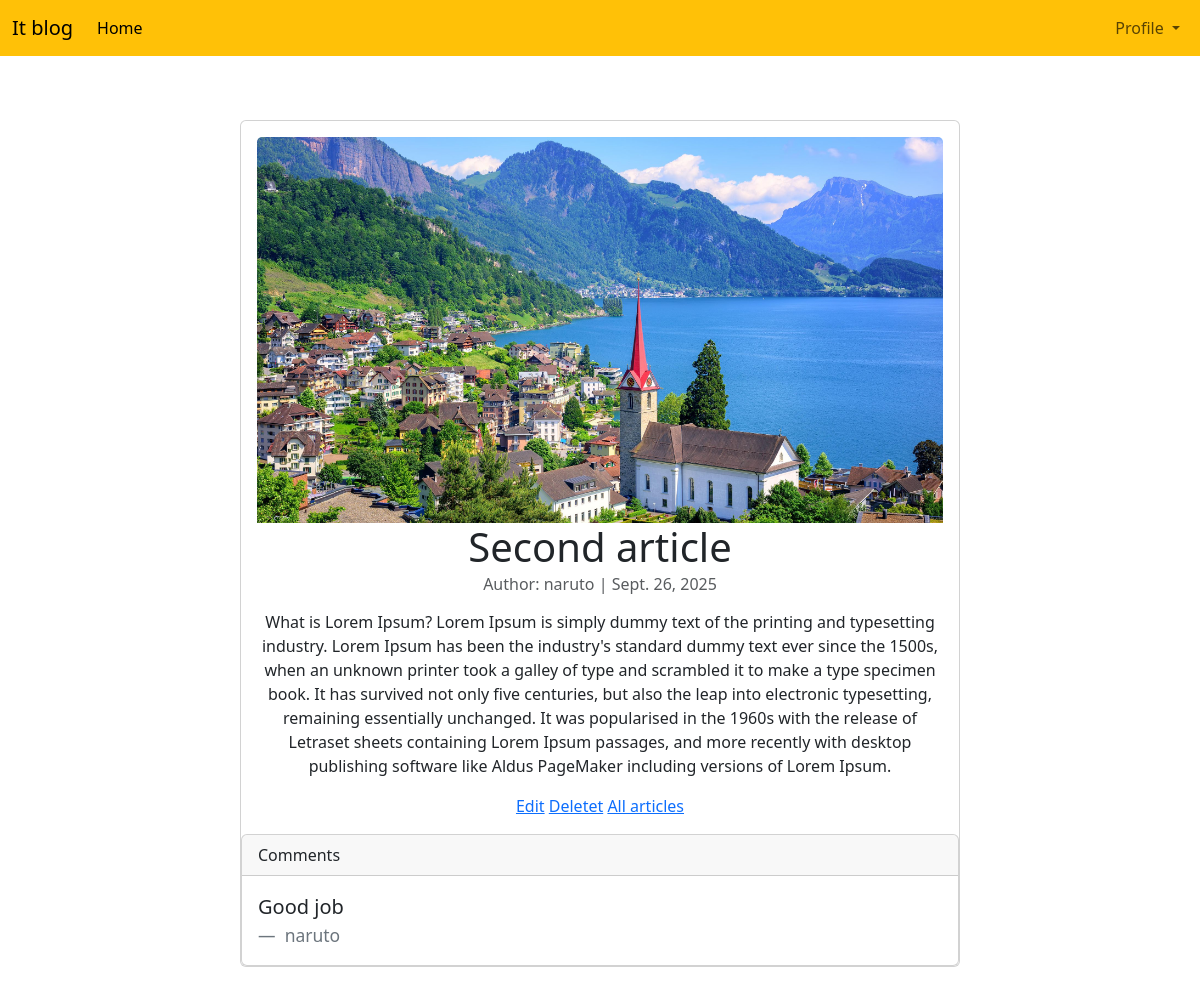
The app's page /articles/2/ (signed in) with its own data.
### articles/models.py (models this page shows, shortened)
class Article(models.Model):
    title = models.CharField(max_length=150)
    summary = models.CharField(max_length=200,blank=True)
    body = RichTextField()
    photo = models.ImageField(upload_to="images/",blank=True)
    date=models.DateField(auto_now_add=True)
    author = models.ForeignKey(
        get_user_model(),
        on_delete=models.CASCADE)

class Comment(models.Model):
    article = models.ForeignKey(Article, on_delete=models.CASCADE,related_name='comments')
    comment = models.CharField(max_length=200)
    author = models.ForeignKey(
        get_user_model(),
        on_delete=models.CASCADE)
    def __str__(self):
        return self.comment

### accounts/models.py (models this page shows)
class CustomUser(AbstractUser):
    age=models.PositiveSmallIntegerField(null=True, blank=True)

### articles/views.py (the view)
# urls.py: path('<int:pk>/', ArticleDetailView.as_view(), name='article_view'),
class ArticleDetailView(DetailView):
    model = Article
    template_name = 'article_view.html'

### templates/article_view.html
{% extends 'base.html' %}
{% block content %}
    <div class="container-sm my-4">
    <div class="row justify-content-center">
    <div class="col-md-10 col-lg-8">
        <div class="card">
            <div class="card-body text-center">
                {% if object.photo %}
                    <img class="card-img-top" src="{{ object.photo.url }}" alt="{{ object.title }}">
                {% endif %}
            <h1 class="card-title"> {{ object.title }} </h1>
            <h6 class="card-subtitle mb-2 text-muted"> Author: {{ object.author }} | {{ object.date }}</h6>
            <p class="card-text"> {{ object.body | safe }}</p>
            <a href="{% url 'article_edit' article.pk %}"> Edit</a>
            <a href="{% url 'article_delete' article.pk %}"> Deletet</a>
            <a href="{% url 'article_list'  %}"> All articles</a>
            </div>
        <div class="card">
            <div class="card-header"> Comments</div>
            {% for comment in article.comments.all %}
            <div class="card-body">
                <blockquote class="blockquote mb-0">
                    <p> {{ comment }}</p>
                    <footer class="blockquote-footer"> {{ comment.author }}</footer>
                </blockquote>
            </div>
            {% endfor %}
        </div>
        </div>
        </div>
        </div>
    </div>
{% endblock content %}

### records on screen
Article: photo (picture), title "Second article", author "naruto", date "Sept. 26, 2025", body "What is Lorem Ipsum? Lorem Ipsum is simply dummy text of the printing and typesetting industry. Lorem Ipsum has been the industry's standard dummy text ever since the 1500s, when an unknown printer took a galley of type and scrambled it to make a type specimen book. It has survived not only five centuries, but also the leap into electronic typesetting, remaining essentially unchanged. It was popularised in the 1960s with the release of Letraset sheets containing Lorem Ipsum passages, and more recently with desktop publishing software like Aldus PageMaker including versions of Lorem Ipsum."
Comment: comment "Good job", author "naruto"
